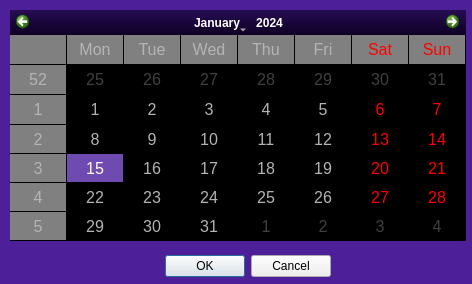
<?xml version="1.0" encoding="UTF-8"?>
<ui version="4.0">
 <class>Calender</class>
 <widget class="QDialog" name="Calender">
  <property name="geometry">
   <rect>
    <x>0</x>
    <y>0</y>
    <width>472</width>
    <height>284</height>
   </rect>
  </property>
  <property name="windowTitle">
   <string>Calendar</string>
  </property>
  <property name="styleSheet">
   <string notr="true">QDialog{
	background-color: #4D1F99;
}
/* navigation bar */
QCalendarWidget QWidget#qt_calendar_navigationbar { 
background-color: qlineargradient(x1:0, y1:0, x2:0, y2:1, stop: 0 #270D53, stop: 1 #0D0023);
}
QCalendarWidget QToolButton {
	color: white;
	background-color: qlineargradient(x1:0, y1:0, x2:0, y2:1, stop: 0 #270D53, stop: 1 #0D0023);
}
QCalendarWidget QMenu {
	color: white;
	font-size: 18px;
	background-color: rgb(100, 100, 100);
}
QCalendarWidget QSpinBox { 
	width: 150px; 
	font-size:24px; 
	color: white; 
	background-color: qlineargradient(x1:0, y1:0, x2:0, y2:1, stop: 0 #270D53, stop: 1 #0D0023); 
	selection-background-color: rgb(136, 136, 136);
	selection-color: rgb(255, 255, 255);
}
QCalendarWidget QSpinBox::up-button { subcontrol-origin: border;  subcontrol-position: top right;  width:65px; }
QCalendarWidget QSpinBox::down-button {subcontrol-origin: border; subcontrol-position: bottom right;  width:65px;}
QCalendarWidget QSpinBox::up-arrow { width:56px;  height:56px; }
QCalendarWidget QSpinBox::down-arrow { width:56px;  height:56px; }
 
/* header row */
QCalendarWidget QWidget { 
alternate-background-color: rgb(128, 128, 128); 
}
 
/* normal days */
QCalendarWidget QAbstractItemView:enabled 
{
	font-size: 16px;
	color: rgb(180, 180, 180);  
	background-color: black;  
	selection-background-color: #6F4AB1; 
	selection-color: #white; 
}
 
/* days in other months */
QCalendarWidget QAbstractItemView:disabled { color: rgb(64, 64, 64); }</string>
  </property>
  <widget class="QDialogButtonBox" name="buttonBox">
   <property name="geometry">
    <rect>
     <x>-10</x>
     <y>250</y>
     <width>341</width>
     <height>32</height>
    </rect>
   </property>
   <property name="orientation">
    <enum>Qt::Horizontal</enum>
   </property>
   <property name="standardButtons">
    <set>QDialogButtonBox::Cancel|QDialogButtonBox::Ok</set>
   </property>
  </widget>
  <widget class="QCalendarWidget" name="calendarWidget">
   <property name="geometry">
    <rect>
     <x>10</x>
     <y>10</y>
     <width>456</width>
     <height>231</height>
    </rect>
   </property>
   <property name="autoFillBackground">
    <bool>true</bool>
   </property>
   <property name="gridVisible">
    <bool>true</bool>
   </property>
  </widget>
 </widget>
 <resources/>
 <connections>
  <connection>
   <sender>buttonBox</sender>
   <signal>accepted()</signal>
   <receiver>Calender</receiver>
   <slot>accept()</slot>
   <hints>
    <hint type="sourcelabel">
     <x>248</x>
     <y>254</y>
    </hint>
    <hint type="destinationlabel">
     <x>157</x>
     <y>274</y>
    </hint>
   </hints>
  </connection>
  <connection>
   <sender>buttonBox</sender>
   <signal>rejected()</signal>
   <receiver>Calender</receiver>
   <slot>reject()</slot>
   <hints>
    <hint type="sourcelabel">
     <x>316</x>
     <y>260</y>
    </hint>
    <hint type="destinationlabel">
     <x>286</x>
     <y>274</y>
    </hint>
   </hints>
  </connection>
 </connections>
</ui>
